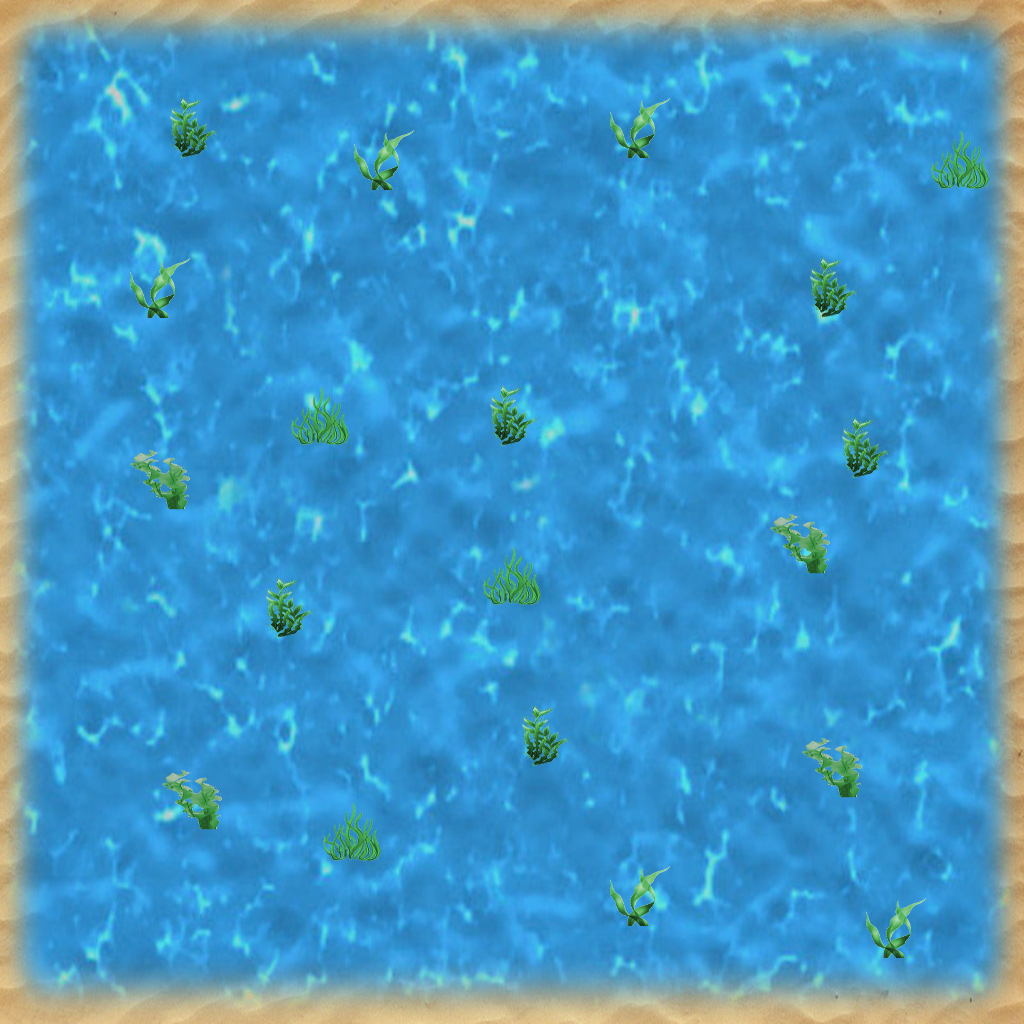

A level layout from a 2D game, rendered from its tile map. Below: a short description, then the map file with its tile-grid data intact:
An orthogonal 32x32 tile map with 32x32 px tiles, 1 tile layer (plants), 4 tilesets, 1 image layer and 28 objects (15x rock, 11x starfish, 2x sign).

<map version="1.8" tiledversion="1.8.4" orientation="orthogonal" renderorder="right-down" width="32" height="32" tilewidth="32" tileheight="32" infinite="0" nextlayerid="7" nextobjectid="31">
 <tileset firstgid="1" name="ocean-plants" tilewidth="64" tileheight="64" tilecount="4" columns="2">
  <image source="ocean-plants.png" width="128" height="128" />
 </tileset>
 <tileset firstgid="5" name="starfish" tilewidth="60" tileheight="53" tilecount="1" columns="1">
  <image source="starfish.png" width="60" height="53" />
  <tile id="0" type="starfish" />
 </tileset>
 <tileset firstgid="6" name="rock" tilewidth="64" tileheight="64" tilecount="1" columns="1">
  <image source="rock.png" width="64" height="64" />
  <tile id="0" type="rock" />
 </tileset>
 <tileset firstgid="7" name="sign" tilewidth="64" tileheight="64" tilecount="1" columns="1">
  <image source="sign.png" width="64" height="64" />
  <tile id="0" type="sign">
   <properties>
    <property name="message" value="Hello, world!" />
   </properties>
  </tile>
 </tileset>
 <imagelayer id="6" name="water" locked="1">
  <image source="water-border.jpg" width="1024" height="1024" />
 </imagelayer>
 <layer id="2" name="plants" width="32" height="32" locked="1">
  <data encoding="csv">
0,0,0,0,0,0,0,0,0,0,0,0,0,0,0,0,0,0,0,0,0,0,0,0,0,0,0,0,0,0,0,0,
0,0,0,0,0,0,0,0,0,0,0,0,0,0,0,0,0,0,0,0,0,0,0,0,0,0,0,0,0,0,0,0,
0,0,0,0,0,0,0,0,0,0,0,0,0,0,0,0,0,0,0,0,0,0,0,0,0,0,0,0,0,0,0,0,
0,0,0,0,0,0,0,0,0,0,0,0,0,0,0,0,0,0,0,0,0,0,0,0,0,0,0,0,0,0,0,0,
0,0,0,0,0,1,0,0,0,0,0,0,0,0,0,0,0,0,0,2,0,0,0,0,0,0,0,0,0,0,0,0,
0,0,0,0,0,0,0,0,0,0,0,2,0,0,0,0,0,0,0,0,0,0,0,0,0,0,0,0,0,3,0,0,
0,0,0,0,0,0,0,0,0,0,0,0,0,0,0,0,0,0,0,0,0,0,0,0,0,0,0,0,0,0,0,0,
0,0,0,0,0,0,0,0,0,0,0,0,0,0,0,0,0,0,0,0,0,0,0,0,0,0,0,0,0,0,0,0,
0,0,0,0,0,0,0,0,0,0,0,0,0,0,0,0,0,0,0,0,0,0,0,0,0,0,0,0,0,0,0,0,
0,0,0,0,2,0,0,0,0,0,0,0,0,0,0,0,0,0,0,0,0,0,0,0,0,1,0,0,0,0,0,0,
0,0,0,0,0,0,0,0,0,0,0,0,0,0,0,0,0,0,0,0,0,0,0,0,0,0,0,0,0,0,0,0,
0,0,0,0,0,0,0,0,0,0,0,0,0,0,0,0,0,0,0,0,0,0,0,0,0,0,0,0,0,0,0,0,
0,0,0,0,0,0,0,0,0,0,0,0,0,0,0,0,0,0,0,0,0,0,0,0,0,0,0,0,0,0,0,0,
0,0,0,0,0,0,0,0,0,3,0,0,0,0,0,1,0,0,0,0,0,0,0,0,0,0,0,0,0,0,0,0,
0,0,0,0,0,0,0,0,0,0,0,0,0,0,0,0,0,0,0,0,0,0,0,0,0,0,1,0,0,0,0,0,
0,0,0,0,4,0,0,0,0,0,0,0,0,0,0,0,0,0,0,0,0,0,0,0,0,0,0,0,0,0,0,0,
0,0,0,0,0,0,0,0,0,0,0,0,0,0,0,0,0,0,0,0,0,0,0,0,0,0,0,0,0,0,0,0,
0,0,0,0,0,0,0,0,0,0,0,0,0,0,0,0,0,0,0,0,0,0,0,0,4,0,0,0,0,0,0,0,
0,0,0,0,0,0,0,0,0,0,0,0,0,0,0,3,0,0,0,0,0,0,0,0,0,0,0,0,0,0,0,0,
0,0,0,0,0,0,0,0,1,0,0,0,0,0,0,0,0,0,0,0,0,0,0,0,0,0,0,0,0,0,0,0,
0,0,0,0,0,0,0,0,0,0,0,0,0,0,0,0,0,0,0,0,0,0,0,0,0,0,0,0,0,0,0,0,
0,0,0,0,0,0,0,0,0,0,0,0,0,0,0,0,0,0,0,0,0,0,0,0,0,0,0,0,0,0,0,0,
0,0,0,0,0,0,0,0,0,0,0,0,0,0,0,0,0,0,0,0,0,0,0,0,0,0,0,0,0,0,0,0,
0,0,0,0,0,0,0,0,0,0,0,0,0,0,0,0,1,0,0,0,0,0,0,0,0,0,0,0,0,0,0,0,
0,0,0,0,0,0,0,0,0,0,0,0,0,0,0,0,0,0,0,0,0,0,0,0,0,4,0,0,0,0,0,0,
0,0,0,0,0,4,0,0,0,0,0,0,0,0,0,0,0,0,0,0,0,0,0,0,0,0,0,0,0,0,0,0,
0,0,0,0,0,0,0,0,0,0,3,0,0,0,0,0,0,0,0,0,0,0,0,0,0,0,0,0,0,0,0,0,
0,0,0,0,0,0,0,0,0,0,0,0,0,0,0,0,0,0,0,0,0,0,0,0,0,0,0,0,0,0,0,0,
0,0,0,0,0,0,0,0,0,0,0,0,0,0,0,0,0,0,0,2,0,0,0,0,0,0,0,0,0,0,0,0,
0,0,0,0,0,0,0,0,0,0,0,0,0,0,0,0,0,0,0,0,0,0,0,0,0,0,0,2,0,0,0,0,
0,0,0,0,0,0,0,0,0,0,0,0,0,0,0,0,0,0,0,0,0,0,0,0,0,0,0,0,0,0,0,0,
0,0,0,0,0,0,0,0,0,0,0,0,0,0,0,0,0,0,0,0,0,0,0,0,0,0,0,0,0,0,0,0
</data>
 </layer>
 <objectgroup id="3" name="collision" locked="1">
  <object id="1" type="rock" gid="6" x="512" y="256" width="64" height="64" />
  <object id="2" type="rock" gid="6" x="448" y="288" width="64" height="64" />
  <object id="3" type="rock" gid="6" x="384" y="320" width="64" height="64" />
  <object id="4" type="rock" gid="6" x="352" y="384" width="64" height="64" />
  <object id="5" type="rock" gid="6" x="640" y="480" width="64" height="64" />
  <object id="6" type="rock" gid="6" x="672" y="544" width="64" height="64" />
  <object id="7" type="rock" gid="6" x="704" y="608" width="64" height="64" />
  <object id="8" type="rock" gid="6" x="864" y="480" width="64" height="64" />
  <object id="9" type="rock" gid="6" x="224" y="640" width="64" height="64" />
  <object id="10" type="rock" gid="6" x="192" y="704" width="64" height="64" />
  <object id="11" type="rock" gid="6" x="480" y="832" width="64" height="64" />
  <object id="12" type="rock" gid="6" x="544" y="832" width="64" height="64" />
  <object id="13" type="rock" gid="6" x="832" y="128" width="64" height="64" />
  <object id="14" type="rock" gid="6" x="800" y="960" width="64" height="64" />
  <object id="15" type="rock" gid="6" x="128" y="864" width="64" height="64" />
  <object id="16" type="starfish" gid="5" x="192" y="224" width="60" height="53" />
  <object id="17" type="starfish" gid="5" x="448" y="384" width="60" height="53" />
  <object id="18" type="starfish" gid="5" x="864" y="384" width="60" height="53" />
  <object id="19" type="starfish" gid="5" x="672" y="192" width="60" height="53" />
  <object id="20" type="starfish" gid="5" x="768" y="544" width="60" height="53" />
  <object id="21" type="starfish" gid="5" x="736" y="768" width="60" height="53" />
  <object id="22" type="starfish" gid="5" x="544" y="928" width="60" height="53" />
  <object id="23" type="starfish" gid="5" x="896" y="864" width="60" height="53" />
  <object id="24" type="starfish" gid="5" x="480" y="640" width="60" height="53" />
  <object id="25" type="starfish" gid="5" x="160" y="576" width="60" height="53" />
  <object id="26" type="starfish" gid="5" x="64" y="736" width="60" height="53" />
  <object id="27" type="sign" gid="7" x="928" y="160" width="64" height="64">
   <properties>
    <property name="message" value="It's the end of world!" />
   </properties>
  </object>
  <object id="28" type="sign" gid="7" x="32" y="608" width="64" height="64">
   <properties>
    <property name="message" value="Collect all the Starfish" />
   </properties>
  </object>
 </objectgroup>
</map>
